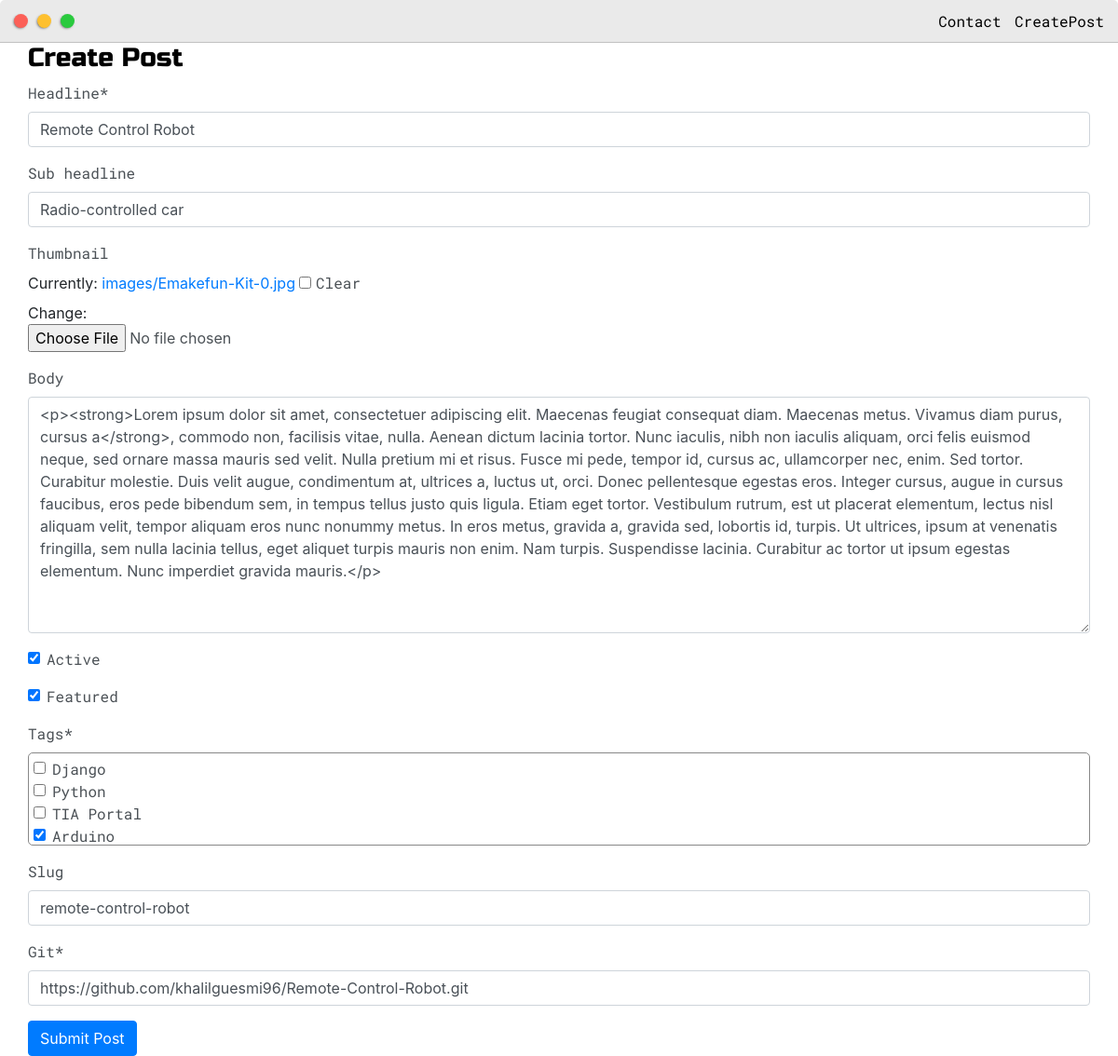
Page /update_post/remote-control-robot/ (signed in) on the committed database.
### base/models.py (models this page shows, shortened)
class Post(models.Model):
    objects = None
    headline = models.CharField(max_length=200)
    sub_headline = models.CharField(max_length=200, null=True, blank=True)
    thumbnail = models.ImageField(null=True, blank=True, upload_to="images", default="placeholder.png")
    body = RichTextField(null=True, blank=True)
    created = models.TimeField(auto_now_add=True)
    active = models.BooleanField(default=False)
    featured = models.BooleanField(default=False)
    tags = models.ManyToManyField(Tag)
    slug = models.SlugField(null=True, blank=True)
    git = models.URLField(verbose_name=None, name=None, null=True)

### base/views.py (the view)
@login_required(login_url='home')
def update(request, slug):
    post = Post.objects.get(slug=slug)
    form = PostForm(instance=post)
    if request.method == 'POST':
        form = PostForm(request.POST, request.FILES, instance=post)
        if form.is_valid():
            form.save()
        return redirect('posts')
    context = {'form': form}
    return render(request, 'base/create.html', context)

### base/forms.py
class PostForm(forms.ModelForm):
    class Meta:
        model = Post
        fields = '__all__'
        widgets = {
            'tags': forms.CheckboxSelectMultiple(),
        }

### base/models.py (called while the page is built)
    def __str__(self):
        return self.name

### base/templates/base/create.html (shortened to what this page needs)
{% extends 'base/main.html' %}
{% load static %}
{% load crispy_forms_tags %}
{% block content %}
    <link rel="stylesheet" href="https://stackpath.bootstrapcdn.com/bootstrap/4.3.1/css/bootstrap.min.css"
>
    <div class="main-container">
          <h3>Create Post</h3>
          <form method="post" action="" enctype="multipart/form-data">
            {{form|crispy}}
            <input class="btn btn-primary" type="submit" value="Submit Post">
          </form>
    </div>
{% endblock content %}

### static/css/default.css (style rules this page uses)
:root { --mainColor:#eaeaea; --secondaryColor:#fff; --borderColor:#c1c1c1; --mainText:black; --secondaryText:#4b5156; --themeDotBorder:#24292e; --previewBg:rgb(251, 249, 243, 0.8); --previewShadow:#f0ead6; --buttonColor:black; }
html, body { padding: 0; margin: 0; scroll-behavior: smooth; }
body * { transition: 0.3s; }
h1, h2, h3, h4, h5, h6, strong { color: var(--mainText); font-family: 'Russo One', sans-serif; font-weight: 500; }
p, li, span, label, input, textarea { color: var(--secondaryText); font-family: 'Roboto Mono', monospace; }
a { text-decoration: none; color:#17a2b8; }
h3 { font-size: 28px; }
.main-container { width: 1200px; margin: 0 auto; }
@media screen and (max-width: 1200px) { .main-container { width: 95%; } }

### base/templates/base/create.html (style rules this page uses)
#div_id_tags > div { max-height: 100px; overflow-y: scroll; border:1px solid #888; padding: 5px; border-radius: 5px; }

### rows in the picture
Post: headline "Remote Control Robot", sub_headline "Radio-controlled car", body "<p><strong>Lorem ipsum dolor sit amet, consectetuer adipiscing elit. Maecenas feugiat consequat diam. Maecenas metus. Vivamus diam purus, cursus a</strong>, commodo non, facilisis vitae, nulla. Aenean dictum lacinia tortor. Nunc iaculis, nibh non iaculis aliquam, orci felis euismod neque, sed ornare massa mauris sed velit. Nulla pretium mi et risus. Fusce mi pede, tempor id, cursus ac, ullamcorper nec, enim. Sed tortor. Curabitur molestie. Duis velit augue, condimentum at, ultrices a, luctus ut, orci. Donec pellentesque egestas eros. Integer cursus, augue in cursus faucibus, eros pede bibendum sem, in tempus tellus justo quis ligula. Etiam eget tortor. Vestibulum rutrum, est ut placerat…", active "☑", featured "☑", slug "remote-control-robot", git "https://github.com/khalilguesmi96/Remote-Control-Robot.git"
